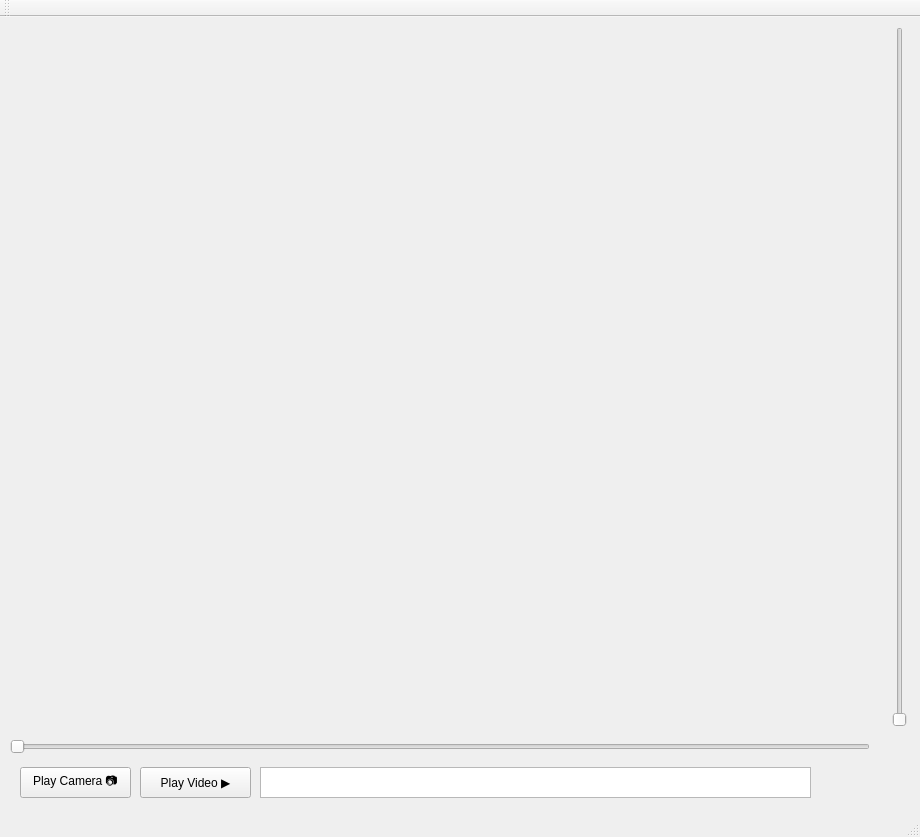
<?xml version="1.0" encoding="UTF-8"?>
<ui version="4.0">
 <class>MainWindow</class>
 <widget class="QMainWindow" name="MainWindow">
  <property name="geometry">
   <rect>
    <x>0</x>
    <y>0</y>
    <width>920</width>
    <height>837</height>
   </rect>
  </property>
  <property name="windowTitle">
   <string>MainWindow</string>
  </property>
  <widget class="QWidget" name="centralWidget">
   <widget class="QLabel" name="videoLabel">
    <property name="geometry">
     <rect>
      <x>10</x>
      <y>10</y>
      <width>860</width>
      <height>690</height>
     </rect>
    </property>
    <property name="text">
     <string/>
    </property>
   </widget>
   <widget class="QPushButton" name="playVideoButton">
    <property name="geometry">
     <rect>
      <x>140</x>
      <y>750</y>
      <width>111</width>
      <height>31</height>
     </rect>
    </property>
    <property name="text">
     <string>Play Video ▶</string>
    </property>
   </widget>
   <widget class="QTextEdit" name="fileNameEdit">
    <property name="geometry">
     <rect>
      <x>260</x>
      <y>750</y>
      <width>551</width>
      <height>31</height>
     </rect>
    </property>
    <property name="undoRedoEnabled">
     <bool>true</bool>
    </property>
    <property name="acceptRichText">
     <bool>true</bool>
    </property>
    <property name="placeholderText">
     <string/>
    </property>
   </widget>
   <widget class="QSlider" name="widthHorizontalSlider">
    <property name="geometry">
     <rect>
      <x>10</x>
      <y>720</y>
      <width>860</width>
      <height>20</height>
     </rect>
    </property>
    <property name="orientation">
     <enum>Qt::Horizontal</enum>
    </property>
   </widget>
   <widget class="QSlider" name="heightVerticalSlider">
    <property name="geometry">
     <rect>
      <x>890</x>
      <y>10</y>
      <width>20</width>
      <height>700</height>
     </rect>
    </property>
    <property name="orientation">
     <enum>Qt::Vertical</enum>
    </property>
   </widget>
   <widget class="QLabel" name="infoLabel">
    <property name="geometry">
     <rect>
      <x>830</x>
      <y>750</y>
      <width>71</width>
      <height>31</height>
     </rect>
    </property>
    <property name="font">
     <font>
      <weight>75</weight>
      <bold>true</bold>
     </font>
    </property>
    <property name="cursor">
     <cursorShape>ArrowCursor</cursorShape>
    </property>
    <property name="layoutDirection">
     <enum>Qt::LeftToRight</enum>
    </property>
    <property name="text">
     <string/>
    </property>
    <property name="alignment">
     <set>Qt::AlignLeading|Qt::AlignLeft|Qt::AlignVCenter</set>
    </property>
   </widget>
   <widget class="QPushButton" name="playCameraButton">
    <property name="geometry">
     <rect>
      <x>20</x>
      <y>750</y>
      <width>111</width>
      <height>31</height>
     </rect>
    </property>
    <property name="text">
     <string>Play Camera 📷</string>
    </property>
   </widget>
  </widget>
  <widget class="QMenuBar" name="menuBar">
   <property name="geometry">
    <rect>
     <x>0</x>
     <y>0</y>
     <width>920</width>
     <height>22</height>
    </rect>
   </property>
  </widget>
  <widget class="QToolBar" name="mainToolBar">
   <attribute name="toolBarArea">
    <enum>TopToolBarArea</enum>
   </attribute>
   <attribute name="toolBarBreak">
    <bool>false</bool>
   </attribute>
  </widget>
  <widget class="QStatusBar" name="statusBar"/>
 </widget>
 <layoutdefault spacing="6" margin="11"/>
 <resources/>
 <connections/>
</ui>
